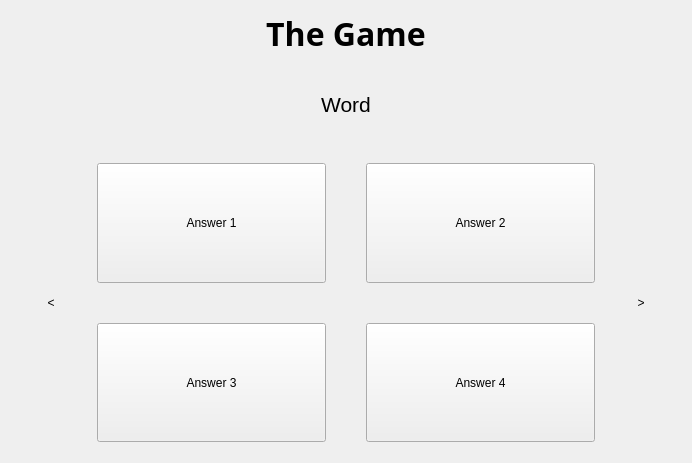
<?xml version="1.0" encoding="UTF-8"?>
<ui version="4.0">
 <class>Game</class>
 <widget class="QWidget" name="Game">
  <property name="geometry">
   <rect>
    <x>0</x>
    <y>0</y>
    <width>692</width>
    <height>463</height>
   </rect>
  </property>
  <property name="windowTitle">
   <string>Form</string>
  </property>
  <layout class="QVBoxLayout" name="verticalLayout" stretch="1,2,7">
   <item>
    <widget class="QLabel" name="title">
     <property name="font">
      <font>
       <family>Segoe UI Black</family>
       <pointsize>24</pointsize>
       <bold>true</bold>
      </font>
     </property>
     <property name="layoutDirection">
      <enum>Qt::LeftToRight</enum>
     </property>
     <property name="text">
      <string>The Game</string>
     </property>
     <property name="alignment">
      <set>Qt::AlignCenter</set>
     </property>
    </widget>
   </item>
   <item>
    <widget class="QLabel" name="word">
     <property name="font">
      <font>
       <pointsize>16</pointsize>
      </font>
     </property>
     <property name="text">
      <string>Word</string>
     </property>
     <property name="alignment">
      <set>Qt::AlignCenter</set>
     </property>
    </widget>
   </item>
   <item>
    <layout class="QHBoxLayout" name="horizontalLayout_4">
     <property name="sizeConstraint">
      <enum>QLayout::SetDefaultConstraint</enum>
     </property>
     <property name="leftMargin">
      <number>0</number>
     </property>
     <property name="topMargin">
      <number>10</number>
     </property>
     <property name="rightMargin">
      <number>0</number>
     </property>
     <property name="bottomMargin">
      <number>10</number>
     </property>
     <item>
      <widget class="QPushButton" name="prevBtn">
       <property name="sizePolicy">
        <sizepolicy hsizetype="Maximum" vsizetype="Minimum">
         <horstretch>0</horstretch>
         <verstretch>0</verstretch>
        </sizepolicy>
       </property>
       <property name="font">
        <font>
         <stylestrategy>PreferAntialias</stylestrategy>
        </font>
       </property>
       <property name="text">
        <string>&lt;</string>
       </property>
       <property name="flat">
        <bool>true</bool>
       </property>
      </widget>
     </item>
     <item>
      <layout class="QGridLayout" name="gridLayout">
       <property name="spacing">
        <number>40</number>
       </property>
       <item row="1" column="1">
        <widget class="QPushButton" name="ans4">
         <property name="sizePolicy">
          <sizepolicy hsizetype="Minimum" vsizetype="Minimum">
           <horstretch>0</horstretch>
           <verstretch>0</verstretch>
          </sizepolicy>
         </property>
         <property name="text">
          <string>Answer 4</string>
         </property>
        </widget>
       </item>
       <item row="0" column="0">
        <widget class="QPushButton" name="ans1">
         <property name="sizePolicy">
          <sizepolicy hsizetype="Minimum" vsizetype="Minimum">
           <horstretch>0</horstretch>
           <verstretch>0</verstretch>
          </sizepolicy>
         </property>
         <property name="text">
          <string>Answer 1</string>
         </property>
        </widget>
       </item>
       <item row="0" column="1">
        <widget class="QPushButton" name="ans2">
         <property name="sizePolicy">
          <sizepolicy hsizetype="Minimum" vsizetype="Minimum">
           <horstretch>0</horstretch>
           <verstretch>0</verstretch>
          </sizepolicy>
         </property>
         <property name="text">
          <string>Answer 2</string>
         </property>
        </widget>
       </item>
       <item row="1" column="0">
        <widget class="QPushButton" name="ans3">
         <property name="sizePolicy">
          <sizepolicy hsizetype="Minimum" vsizetype="Minimum">
           <horstretch>0</horstretch>
           <verstretch>0</verstretch>
          </sizepolicy>
         </property>
         <property name="text">
          <string>Answer 3</string>
         </property>
        </widget>
       </item>
      </layout>
     </item>
     <item>
      <widget class="QPushButton" name="nextBtn">
       <property name="sizePolicy">
        <sizepolicy hsizetype="Fixed" vsizetype="Minimum">
         <horstretch>0</horstretch>
         <verstretch>0</verstretch>
        </sizepolicy>
       </property>
       <property name="font">
        <font>
         <stylestrategy>PreferAntialias</stylestrategy>
        </font>
       </property>
       <property name="text">
        <string>&gt;</string>
       </property>
       <property name="flat">
        <bool>true</bool>
       </property>
      </widget>
     </item>
    </layout>
   </item>
  </layout>
 </widget>
 <resources/>
 <connections/>
</ui>
